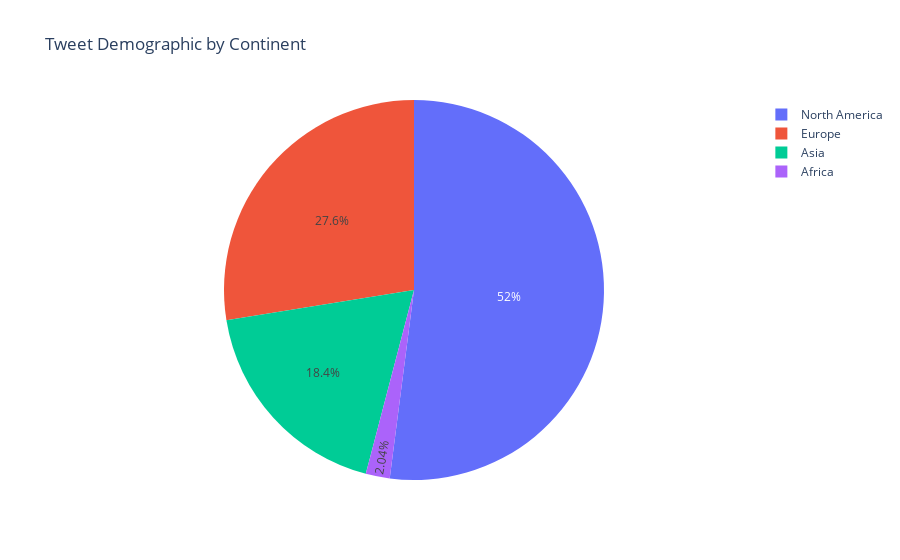

The notebook cell this image was saved under:
### Code cell
#Does not look cute... pie chart with matplotlib
#figT = plt.pie(valuesT, labels=labelsT, autopct='%1.1f%%', radius=2)
#plt.show()
figT = px.pie(names=labelsT, values=valuesT, title='Tweet Demographic by Continent')
figT.show()

### Figure 1 — Plotly figure (JSON) as saved in the notebook; plotly's stock layout.template omitted (floating-point values rounded to 4 significant figures)
{"data": [{"domain": {"x": [0, 1], "y": [0, 1]}, "hovertemplate": "label=%{label}<br>value=%{value}<extra></extra>", "labels": ["North America", "Europe", "Asia", "Africa"], "legendgroup": "", "name": "", "showlegend": true, "type": "pie", "values": ["51", "27", "18", "2"]}], "layout": {"legend": {"tracegroupgap": 0}, "title": {"text": "Tweet Demographic by Continent"}}}
